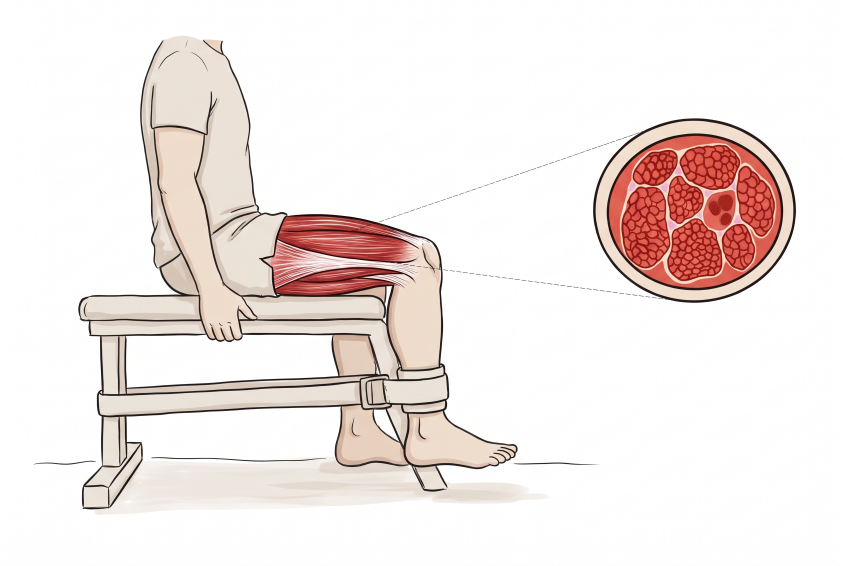
#> input picture obrazky/zdroje/008_pruznost_max_sila_svalu_ilustrace.png, 2528 x 1696 px (shown at 1/3 size)
$ python 008_pruznost_max_sila_svalu.py
#> lines starting #> are read from the running program, lines starting #| are printed output that depends on the picture
### obrazky/zdroje/styl.py
"""Jednotný kreslený styl obrázků sbírky. Použití:  from styl import *"""
import os
import matplotlib; matplotlib.use('Agg')
import matplotlib.pyplot as plt
from matplotlib import font_manager as fm
from matplotlib.patches import FancyArrowPatch, Arc

_FONT = os.path.join(os.path.dirname(os.path.abspath(__file__)), 'Caveat-Regular.ttf')
fm.fontManager.addfont(_FONT)

# --- barvy (význam je pevný, viz STYL.md) ---
INK    = '#222222'  # obrysy, osy, text
SILA   = '#d62828'  # síly
MOMENT = '#f77f00'  # momenty
POHYB  = '#7b2cbf'  # rychlost, zrychlení
ROZMER = '#1d6fd1'  # kóty, úhly, vzdálenosti
BOD    = '#2a9d4b'  # těžiště, body, osy otáčení
KOST, SVAL, KUZE, DREVO = '#f1e3c8', '#e07a7a', '#f6d5bf', '#8b5a2b'

W, H, DPI = 6.0, 4.0, 200   # 1200 x 800 px

def start(w=W, h=H, osy=False):
    plt.xkcd(scale=0.8, length=120, randomness=2)
    plt.rcParams.update({
        'font.family': ['Caveat', 'DejaVu Sans'], 'font.size': 20,
        'mathtext.fontset': 'custom', 'mathtext.rm': 'Caveat',
        'mathtext.it': 'Caveat', 'mathtext.bf': 'Caveat',
        'axes.linewidth': 1.8, 'lines.linewidth': 2.4, 'path.effects': [],
        'axes.edgecolor': INK, 'text.color': INK, 'axes.labelcolor': INK,
        'xtick.color': INK, 'ytick.color': INK})
    fig, ax = plt.subplots(figsize=(w, h), dpi=DPI)
    if not osy:
        ax.set_aspect('equal'); ax.axis('off')
    return fig, ax

# [4 lines left out: function graf, not called in this run]

def sila(ax, x0, y0, x1, y1, text=None, barva=SILA, dx=.05, dy=.05):
    ax.add_patch(FancyArrowPatch((x0, y0), (x1, y1), arrowstyle='-|>',
                 mutation_scale=18, lw=2.2, color=barva))
    if text: ax.text(x1 + dx, y1 + dy, text, color=barva, fontsize=20)

# [5 lines left out: function kota, not called in this run]

def bod(ax, x, y, text=None, dx=.06, dy=.06):
    ax.plot(x, y, 'o', color=BOD, ms=9)
    if text: ax.text(x + dx, y + dy, text, color=BOD, fontsize=20)

# [6 lines left out: function uhel, not called in this run]

def uloz(fig, jmeno):
    fig.tight_layout()
    fig.savefig(jmeno, facecolor='white', dpi=DPI)
    plt.close(fig)

### obrazky/zdroje/008_pruznost_max_sila_svalu.py
"""008 – Maximální síla svalu: ilustrace z Gemini (008_pruznost_max_sila_svalu_ilustrace.png) + popisky.
Izometrický cvik extenze kolene (bérec připoutaný popruhem), čtyřhlavý sval a jeho příčný řez (PCSA)."""
from styl import *
from PIL import Image
import numpy as np

ILU = '008_pruznost_max_sila_svalu_ilustrace.png'
ilu = np.asarray(Image.open(ILU).convert('RGB')).copy(); ilu[ilu.min(2) > 235] = 255
#> further down, ilu is the input picture: shape (1696, 2528, 3); mean R, G, B 241.4, 232.3, 229.6
H, W, _ = ilu.shape
#> H = 1696; W = 2528
fig, ax = start(6, 4)
ax.imshow(ilu, extent=(0, W, H, 0)); ax.set_xlim(150, W - 20); ax.set_ylim(H - 140, 0)

# čtyřhlavý sval a jeho síla
ax.plot([1000, 1060], [720, 430], color=INK, lw=1)
ax.text(1080, 420, 'čtyřhlavý sval\nstehenní', fontsize=15, ha='center', va='bottom', linespacing=1.0)
sila(ax, 1300, 610, 980, 610); ax.patches[-1].set_zorder(6)
ax.text(1310, 610, '$F$ = ?', color=SILA, fontsize=18, va='center')
# průřez
ax.text(2085, 270, 'příčný řez svalem', fontsize=16, ha='center', va='bottom')
ax.text(2085, 1000, 'PCSA = 2750 mm²', color=ROZMER, fontsize=18, ha='center', va='top')
ax.text(2085, 1110, 'σ = 1 MPa', fontsize=18, ha='center', va='top')
# popruh – izometrie
ax.plot([1350, 1560], [1150, 1290], color=INK, lw=1)
ax.text(1570, 1290, 'popruh: bérec se nemůže\npohnout → izometrická\nkontrakce', fontsize=14, va='top', linespacing=1.0)
uloz(fig, '008_pruznost_max_sila_svalu.png')
#> in uloz, `fig.savefig(jmeno, facecolor='white', dpi=DPI)`:
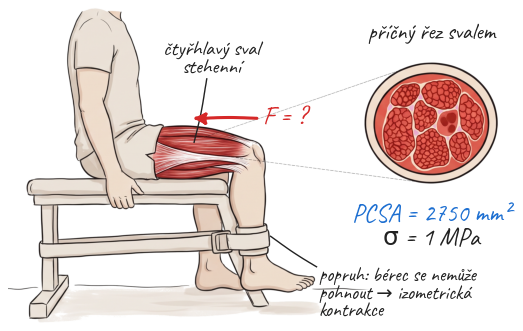
#> figure drawn by matplotlib, 1 panel

$ run again, with obrazky/zdroje/004_pruznost_prodlouzeni_dratu_ilustrace.png copied over obrazky/zdroje/008_pruznost_max_sila_svalu_ilustrace.png
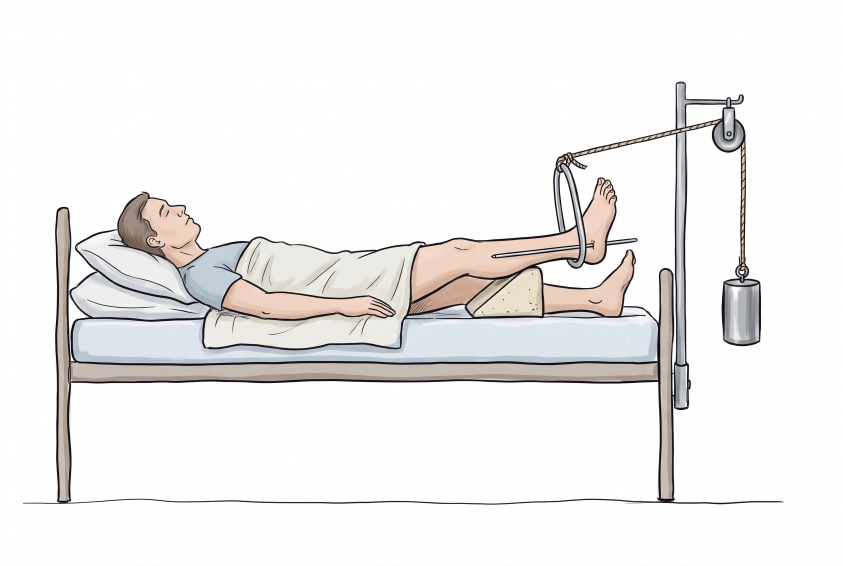
#> input picture obrazky/zdroje/004_pruznost_prodlouzeni_dratu_ilustrace.png, 2528 x 1696 px (shown at 1/3 size)
#> ilu is the input picture: shape (1696, 2528, 3); mean R, G, B 239.4, 238.1, 237.4
#> in uloz, `fig.savefig(jmeno, facecolor='white', dpi=DPI)`:
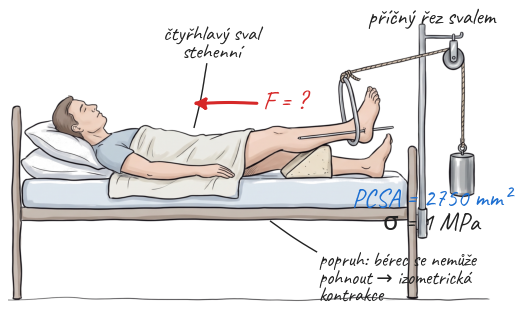
#> figure drawn by matplotlib, 1 panel

$ run again, with obrazky/zdroje/006_pruznost_biceps_kone_ilustrace.png copied over obrazky/zdroje/008_pruznost_max_sila_svalu_ilustrace.png
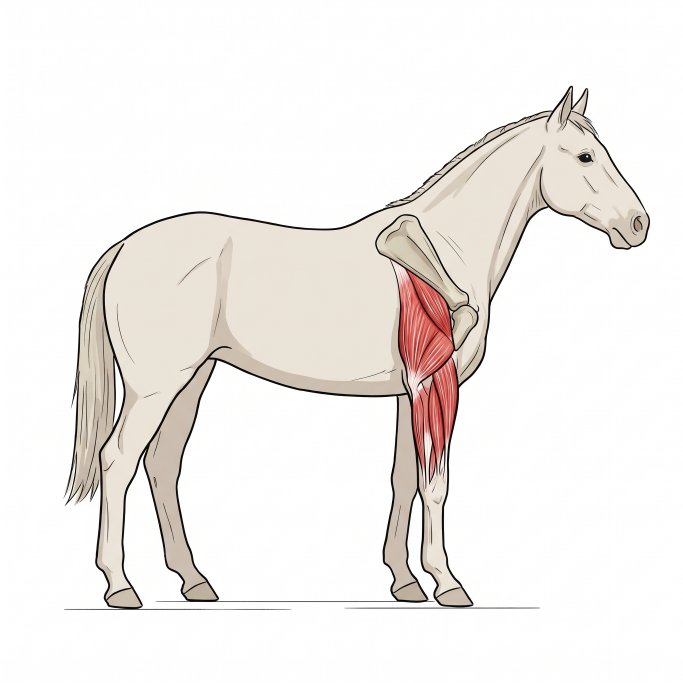
#> input picture obrazky/zdroje/006_pruznost_biceps_kone_ilustrace.png, 2048 x 2048 px (shown at 1/3 size)
#> ilu is the input picture: shape (2048, 2048, 3); mean R, G, B 242, 238.4, 235.5
#> in uloz, `fig.savefig(jmeno, facecolor='white', dpi=DPI)`:
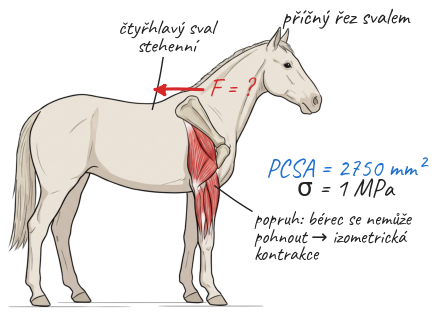
#> figure drawn by matplotlib, 1 panel

$ run again, with obrazky/zdroje/009_kinematika_max_rychlost_bezce.png copied over obrazky/zdroje/008_pruznost_max_sila_svalu_ilustrace.png
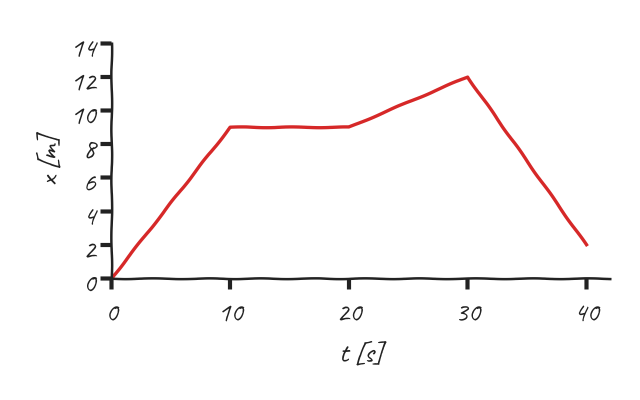
#> input picture obrazky/zdroje/009_kinematika_max_rychlost_bezce.png, 1280 x 800 px (shown at 1/2 size)
#> ilu: shape (800, 1280, 3); mean R, G, B 251.5, 250, 250
#> in uloz, `fig.savefig(jmeno, facecolor='white', dpi=DPI)`:
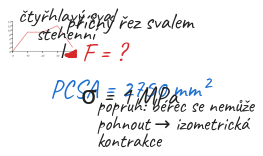
#> figure drawn by matplotlib, 1 panel
